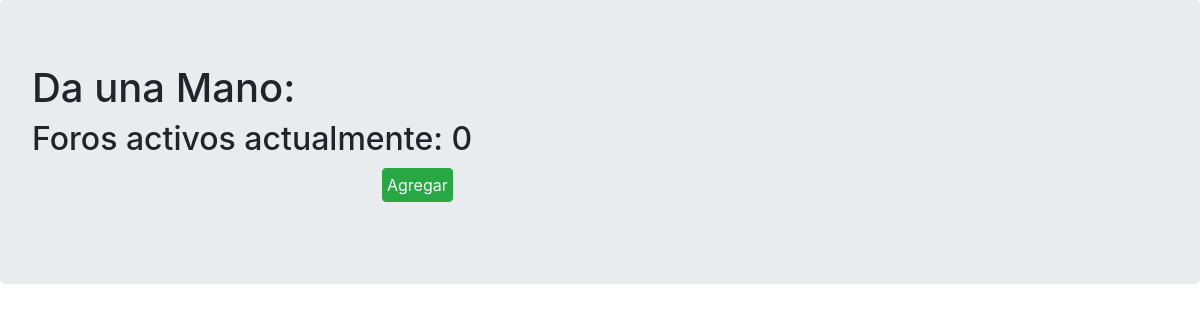
Before: /forito/ with the older database file.
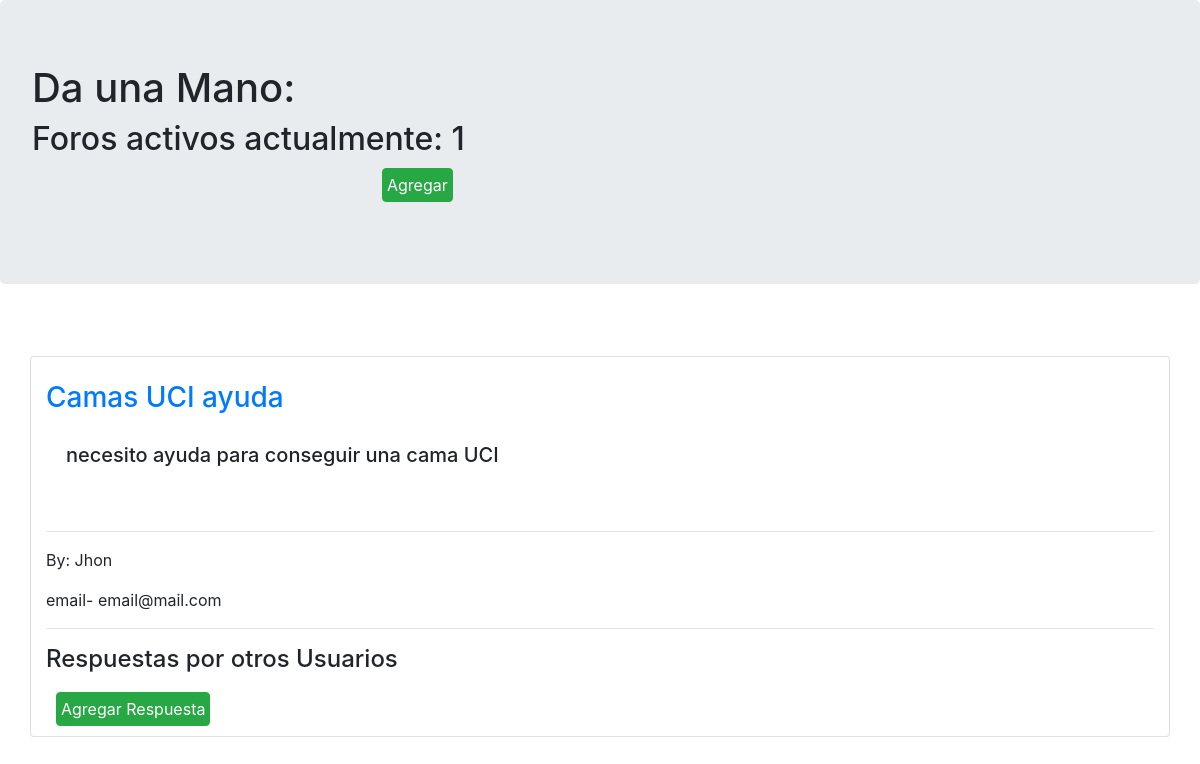
After: the same page with the newer database file.
### foro/models.py (models this page shows, shortened)
class forum(models.Model):
    name=models.CharField(max_length=200,default="anonymous" )
    email=models.CharField(max_length=200,null=True)
    topic= models.CharField(max_length=300)
    description = models.CharField(max_length=1000,blank=True)
    link = models.CharField(max_length=100 ,null =True)
    date_created=models.DateTimeField(auto_now_add=True,null=True)

### foro/views.py (the view)
# urls.py: path('forito/',foros,name='forito'),
def foros(request):
    forums=forum.objects.all()
    count=forums.count()
    discussions=[]
    for i in forums:
        discussions.append(i.discussion_set.all())
    context={'forums':forums,
              'count':count,
              'discussions':discussions}
    return render(request,'home.html',context)

### templates/home.html (shortened to what this page needs)
{% load static %}
<!DOCTYPE html>
<html lang="en">
<head>
    <link rel="stylesheet" href="https://stackpath.bootstrapcdn.com/bootstrap/4.5.0/css/bootstrap.min.css"0>
</head>
<body>
    <div class="jumbotron">
        <h1>Da una Mano:</h1>
        <h2>
             Foros activos actualmente: {{count}}
            <form method="POST" action="{% url 'addInForum' %}">
            <button class="btn btn-success" style="width:fit-content; padding: 4px; margin:10px;margin-left: 350px;">Agregar</button>
            </form>
        </h2>
    </div>
            <div class="card-columns" style="padding: 10px; margin: 20px;"></div>
            {%for forum in forums %}
                <div class="card box container">
                    <br>
                    <h5 class="card-title">
                        <a href='{{forum.link}}'><h3>{{forum.topic}}</h3></a>
                        <div class="card-body container">
                                <p>{{forum.description}}</p>
                            </h5>
                            <hr>
                            <p> By: {{forum.name}}</p>
                            email- {{forum.email}}
                            <hr>
                            <h4>Respuestas por otros Usuarios</h4>
                            <form method="POST" action="{% url 'addInDiscussion' %}">
                            <button class="btn btn-success" style="width:fit-content; padding: 4px; margin:10px;">Agregar Respuesta</button>
                            </form>
                        </div>
            <br>
            {%endfor%}
</body>
</html>

Changed rows visible on the page:
added forum: topic "Camas UCI ayuda", description "necesito ayuda para conseguir una cama UCI", name "Jhon", email "email@mail.com"
Other visible differences:
{{ count }}: "0" → "1"
